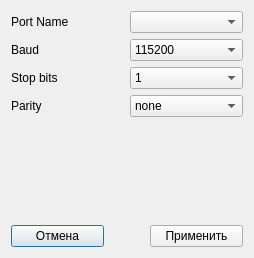
<?xml version="1.0" encoding="UTF-8"?>
<ui version="4.0">
 <class>windowOptions</class>
 <widget class="QDialog" name="windowOptions">
  <property name="geometry">
   <rect>
    <x>0</x>
    <y>0</y>
    <width>254</width>
    <height>258</height>
   </rect>
  </property>
  <property name="windowTitle">
   <string>Port Settings</string>
  </property>
  <layout class="QVBoxLayout" name="verticalLayout">
   <item>
    <layout class="QGridLayout" name="gridLayout">
     <item row="0" column="0">
      <widget class="QLabel" name="label">
       <property name="text">
        <string>Port Name</string>
       </property>
      </widget>
     </item>
     <item row="0" column="1">
      <widget class="QComboBox" name="comboBoxPortName"/>
     </item>
     <item row="1" column="1">
      <widget class="QComboBox" name="comboBoxBaud">
       <property name="currentIndex">
        <number>5</number>
       </property>
       <item>
        <property name="text">
         <string>1200</string>
        </property>
       </item>
       <item>
        <property name="text">
         <string>2400</string>
        </property>
       </item>
       <item>
        <property name="text">
         <string>4800</string>
        </property>
       </item>
       <item>
        <property name="text">
         <string>9600</string>
        </property>
       </item>
       <item>
        <property name="text">
         <string>34800</string>
        </property>
       </item>
       <item>
        <property name="text">
         <string>115200</string>
        </property>
       </item>
       <item>
        <property name="text">
         <string>230400</string>
        </property>
       </item>
      </widget>
     </item>
     <item row="2" column="0">
      <widget class="QLabel" name="label_3">
       <property name="text">
        <string>Stop bits</string>
       </property>
      </widget>
     </item>
     <item row="2" column="1">
      <widget class="QComboBox" name="comboBoxStopBits">
       <property name="currentIndex">
        <number>0</number>
       </property>
       <item>
        <property name="text">
         <string>1</string>
        </property>
       </item>
       <item>
        <property name="text">
         <string>2</string>
        </property>
       </item>
      </widget>
     </item>
     <item row="3" column="0">
      <widget class="QLabel" name="label_4">
       <property name="text">
        <string>Parity</string>
       </property>
      </widget>
     </item>
     <item row="3" column="1">
      <widget class="QComboBox" name="comboBoxParity">
       <property name="currentIndex">
        <number>0</number>
       </property>
       <item>
        <property name="text">
         <string>none</string>
        </property>
       </item>
       <item>
        <property name="text">
         <string>odd</string>
        </property>
       </item>
       <item>
        <property name="text">
         <string>even</string>
        </property>
       </item>
      </widget>
     </item>
     <item row="1" column="0">
      <widget class="QLabel" name="label_2">
       <property name="text">
        <string>Baud</string>
       </property>
      </widget>
     </item>
    </layout>
   </item>
   <item>
    <spacer name="verticalSpacer">
     <property name="orientation">
      <enum>Qt::Vertical</enum>
     </property>
     <property name="sizeHint" stdset="0">
      <size>
       <width>20</width>
       <height>40</height>
      </size>
     </property>
    </spacer>
   </item>
   <item>
    <layout class="QHBoxLayout" name="horizontalLayout">
     <item>
      <widget class="QPushButton" name="buttonCancel">
       <property name="text">
        <string>Отмена</string>
       </property>
      </widget>
     </item>
     <item>
      <spacer name="horizontalSpacer">
       <property name="orientation">
        <enum>Qt::Horizontal</enum>
       </property>
       <property name="sizeType">
        <enum>QSizePolicy::Maximum</enum>
       </property>
       <property name="sizeHint" stdset="0">
        <size>
         <width>40</width>
         <height>20</height>
        </size>
       </property>
      </spacer>
     </item>
     <item>
      <widget class="QPushButton" name="buttonApply">
       <property name="text">
        <string>Применить</string>
       </property>
      </widget>
     </item>
    </layout>
   </item>
  </layout>
 </widget>
 <tabstops>
  <tabstop>buttonApply</tabstop>
  <tabstop>buttonCancel</tabstop>
 </tabstops>
 <resources/>
 <connections/>
</ui>
